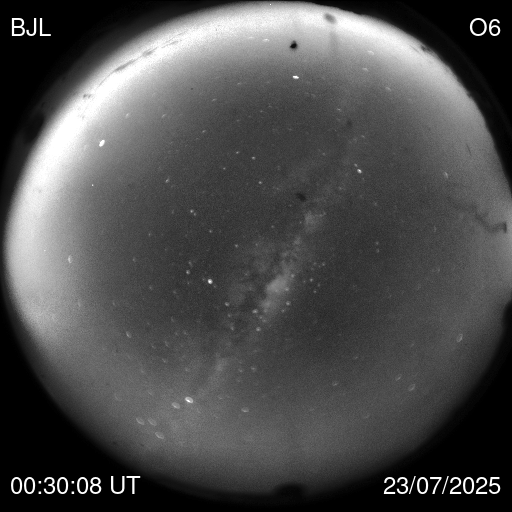
#> input picture code/img-teste/O6_BJL_20250723_003008.png, 512 x 512 px, given in place of CA_O6_CA_20251022_212651_1280.png, which was not available
$ jupyter execute --allow-errors epb_detection_system_BASE.ipynb   (text cells are left out)
#> lines starting #> are read from the running program, lines starting #| are printed output that depends on the picture; pictures that were not available may be replaced by others from this repository, and a replacement may not be noted
[cell 1]
import numpy as np
import pandas as pd
import matplotlib.pyplot as plt
import seaborn as sns
from pathlib import Path
from PIL import Image
import warnings
warnings.filterwarnings('ignore')

# Sklearn imports
from sklearn.model_selection import train_test_split, cross_val_score, StratifiedKFold
from sklearn.svm import SVC
from sklearn.ensemble import RandomForestClassifier, VotingClassifier
from sklearn.preprocessing import StandardScaler
from sklearn.metrics import (classification_report, confusion_matrix,
                            roc_curve, auc, precision_recall_curve)
from imblearn.over_sampling import SMOTE
from imblearn.under_sampling import RandomUnderSampler
from imblearn.pipeline import Pipeline as ImbPipeline

# Processamento de imagem
from scipy.ndimage import gaussian_filter, rotate, shift

[cell 2]
def preprocess_epb_image(img, apply_background_removal=True, enhance_contrast=True):
    """
    Pré-processamento específico para realçar estruturas de EPB

    Args:
        img: Imagem em escala de cinza [0, 255] ou [0, 1]
        apply_background_removal: Remove gradientes de fundo
        enhance_contrast: Aplica CLAHE para realçar contraste local

    Returns:
        Imagem pré-processada normalizada [0, 1]
    """
    # Garante [0, 1]
    if img.max() > 1.0:
        img = img / 255.0

    img = img.astype(np.float32)

    # 1. Remove gradientes de fundo (iluminação não-uniforme)
    if apply_background_removal:
        # Estima background com filtro gaussiano
        background = gaussian_filter(img, sigma=10)
        img = img - background
        # Garante valores positivos
        img = np.clip(img, 0, None)

    # 2. Realce de contraste (similar a CLAHE)
    if enhance_contrast:
        # Equalização adaptativa por blocos
        from skimage.exposure import equalize_adapthist
        img = equalize_adapthist(img, clip_limit=0.03)

    # 3. Normalização final
    if img.max() > img.min():
        img = (img - img.min()) / (img.max() - img.min())

    return img


def load_epb_dataset(data_folder, label_file, target_size=(64, 64), apply_preprocessing=True):
    """
    Carrega dataset de imagens de EPB

    Estrutura esperada:
        data_folder/
            ├── image_001.png
            ├── image_002.png
            └── ...

        label_file.csv:
            filename,has_epb
            image_001.png,1
            image_002.png,0
            ...

    Args:
        data_folder: Pasta com as imagens
        label_file: CSV com colunas [filename, has_epb]
        target_size: Tamanho para redimensionar imagens
        apply_preprocessing: Aplica pré-processamento especializado

    Returns:
        images: array (n_samples, height, width)
        labels: array (n_samples,)
        filenames: lista de nomes dos arquivos
    """
#> called with data_folder = 'epb', label_file = 'epb_labels.csv', target_size = (64, 64), apply_preprocessing = True
    print("📂 Carregando dataset de EPBs...")

    # Lê arquivo de labels
    df = pd.read_csv(label_file)
#> (reads code/epb_labels.csv from the repository)
    print(f"   ✓ Labels carregados: {len(df)} registros")

    images = []
    labels = []
    filenames = []
    errors = []

    for idx, row in df.iterrows():
        img_path = Path(data_folder) / row['filename']

        try:
            # Carrega imagem
            img = Image.open(img_path).convert('L')  # Grayscale
            img = np.array(img.resize(target_size))
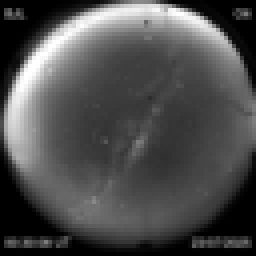
#> img: shape (64, 64) (shown 4 times larger); min 0, max 255, mean 77.4

            # Aplica pré-processamento
            if apply_preprocessing:
                img = preprocess_epb_image(img)
#> in preprocess_epb_image, `background = gaussian_filter(img, sigma=10)`:
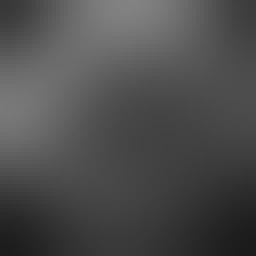
#> background: shape (64, 64) float32 (shown 4 times larger); min 0.106, max 0.511, mean 0.303
#> in preprocess_epb_image, `img = img - background`:
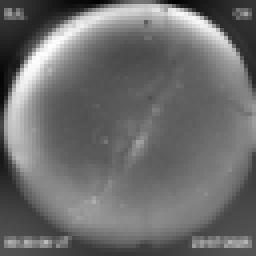
#> img: shape (64, 64) float32 (shown 4 times larger); min -0.451, max 0.605, mean 2.33e-10; drawn with min black and max white
#> in preprocess_epb_image, `img = np.clip(img, 0, None)`:
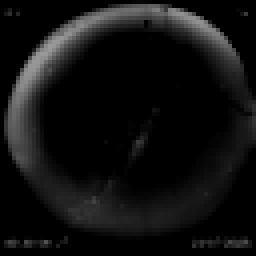
#> img: shape (64, 64) float32 (shown 4 times larger); min 0, max 0.605, mean 0.067
#> in preprocess_epb_image, `img = equalize_adapthist(img, clip_limit=0.03)`:
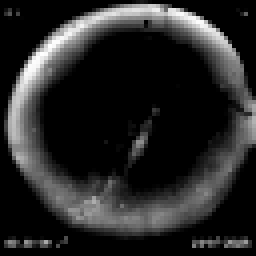
#> img: shape (64, 64) float32 (shown 4 times larger); min 0, max 1, mean 0.153
            else:
                img = img / 255.0  # Apenas normaliza

            images.append(img)
            labels.append(int(row['has_epb']))
            filenames.append(row['filename'])

        except Exception as e:
            errors.append((row['filename'], str(e)))
#> pass 2 of the loop in load_epb_dataset, `for idx, row in df.iterrows():`:
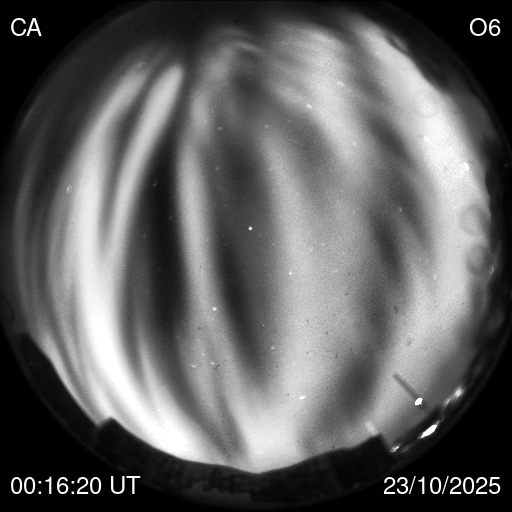
#> input picture code/img-teste/O6_CA_20251023_001620.png, 512 x 512 px, given in place of CA_O6_CA_20251022_213105_1280.png, which was not available
#> in preprocess_epb_image (call 2), `background = gaussian_filter(img, sigma=10)`:
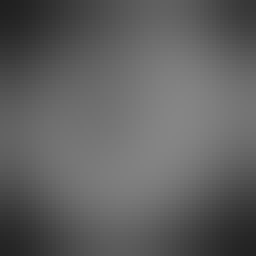
#> background: shape (64, 64) float32 (shown 4 times larger); min 0.125, max 0.523, mean 0.377
#> in preprocess_epb_image (call 2), `img = equalize_adapthist(img, clip_limit=0.03)`:
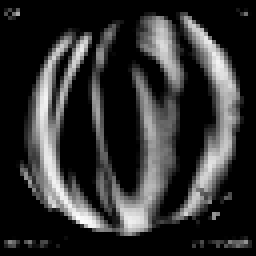
#> img: shape (64, 64) float32 (shown 4 times larger); min 0, max 1, mean 0.189

    if errors:
        print(f"   ⚠️  {len(errors)} imagens com erro:")
        for fname, error in errors[:5]:  # Mostra primeiros 5
            print(f"      • {fname}: {error}")

    images = np.array(images)
    labels = np.array(labels)

    print(f"   ✓ {len(images)} imagens carregadas com sucesso")
    print(f"   ✓ Dimensão das imagens: {images.shape[1]}x{images.shape[2]}")
#|    ✓ Dimensão das imagens: 64x64

    # Estatísticas do dataset
    n_epb = np.sum(labels)
    n_no_epb = len(labels) - n_epb
    print(f"\n📊 Distribuição das classes:")
    print(f"   • EPBs detectados: {n_epb} ({n_epb/len(labels)*100:.1f}%)")
    print(f"   • Sem EPB: {n_no_epb} ({n_no_epb/len(labels)*100:.1f}%)")

    if n_epb / len(labels) < 0.3 or n_epb / len(labels) > 0.7:
        print(f"   ⚠️  Dataset desbalanceado! Será aplicado balanceamento.")

    return images, labels, filenames


def augment_epb_data(images, labels, augment_factor=2):
    """
    Data Augmentation para aumentar dataset

    Aplica transformações geométricas preservando características de EPB

    Args:
        images: array (n_samples, height, width)
        labels: array (n_samples,)
        augment_factor: Fator de multiplicação do dataset

    Returns:
        images_aug: array aumentado
        labels_aug: array de labels aumentado
    """
#> called with images = array of shape (2, 64, 64), labels = array of shape (2,), augment_factor = 2
    print(f"\n🔄 Aplicando Data Augmentation (fator={augment_factor})...")

    augmented_images = list(images)
    augmented_labels = list(labels)

    for img, label in zip(images, labels):
        for _ in range(augment_factor - 1):
            # Escolhe transformação aleatória
            aug_type = np.random.choice(['flip', 'rotate', 'shift', 'noise'])

            if aug_type == 'flip':
                # Flip horizontal (EPBs podem aparecer em qualquer longitude)
                aug_img = np.fliplr(img)

            elif aug_type == 'rotate':
                # Rotação leve (-10 a 10 graus)
                angle = np.random.uniform(-10, 10)
                aug_img = rotate(img, angle, reshape=False, mode='constant')

            elif aug_type == 'shift':
                # Deslocamento leve
                shift_x = np.random.randint(-5, 5)
                shift_y = np.random.randint(-5, 5)
                aug_img = shift(img, [shift_y, shift_x], mode='constant')

            elif aug_type == 'noise':
                # Adiciona ruído gaussiano
                noise = np.random.normal(0, 0.02, img.shape)
                aug_img = img + noise
                aug_img = np.clip(aug_img, 0, 1)

            augmented_images.append(aug_img)
            augmented_labels.append(label)

    augmented_images = np.array(augmented_images)
    augmented_labels = np.array(augmented_labels)

    print(f"   ✓ Dataset expandido: {len(images)} → {len(augmented_images)} imagens")

    return augmented_images, augmented_labels

[cell 3]
class TwoDPCA:
    """2DPCA para extração de features de imagens de EPB"""

    def __init__(self, n_components=10):
        self.n_components = n_components
        self.projection_matrix = None
        self.mean_image = None
        self.explained_variance = None
        self.explained_variance_ratio = None

    def fit(self, images):
        """Treina o 2DPCA"""
        n_samples, height, width = images.shape

        self.mean_image = np.mean(images, axis=0)
        centered_images = images - self.mean_image

        # Matriz de covariância
        covariance_matrix = np.zeros((width, width))
        for img in centered_images:
            covariance_matrix += img.T @ img
        covariance_matrix /= n_samples

        # Autovalores e autovetores
        eigenvalues, eigenvectors = np.linalg.eigh(covariance_matrix)

        # Ordena em ordem decrescente
        idx = eigenvalues.argsort()[::-1]
        eigenvalues = eigenvalues[idx]
        eigenvectors = eigenvectors[:, idx]

        # Seleciona top n_components
        self.projection_matrix = eigenvectors[:, :self.n_components]
        self.explained_variance = eigenvalues[:self.n_components]

        total_variance = np.sum(eigenvalues)
        self.explained_variance_ratio = self.explained_variance / total_variance

        return self

    def transform(self, images):
        """Projeta imagens no espaço reduzido"""
        centered_images = images - self.mean_image
        projected = np.array([img @ self.projection_matrix
                             for img in centered_images])
        return projected

    def fit_transform(self, images):
        return self.fit(images).transform(images)

    # [5 lines left out: function inverse_transform, not called in this run]


def optimize_n_components(X_train, y_train, max_components=30, cv_folds=5):
    """
    Otimiza número de componentes 2DPCA via validação cruzada

    Testa diferentes valores e retorna o melhor baseado em accuracy
    """
#> called with X_train = array of shape (4, 64, 64), y_train = array of shape (4,), max_components = 30, cv_folds = 5
    print(f"\n🔬 Otimizando número de componentes (máx={max_components})...")

    results = []
    test_range = range(5, min(max_components + 1, X_train.shape[2]), 5)

    for n_comp in test_range:
        # Treina 2DPCA
        tdpca = TwoDPCA(n_components=n_comp)
        tdpca.fit(X_train)

        # Extrai features
        features = tdpca.transform(X_train)
        features = features.reshape(features.shape[0], -1)

        # Normaliza
        scaler = StandardScaler()
        features = scaler.fit_transform(features)

        # Validação cruzada com SVM
        clf = SVC(kernel='rbf', gamma='scale', class_weight='balanced')
        scores = cross_val_score(clf, features, y_train,
                                cv=StratifiedKFold(cv_folds),
                                scoring='f1')

        mean_score = scores.mean()
        std_score = scores.std()

        # Calcula variância explicada
        var_explained = np.sum(tdpca.explained_variance_ratio)

        results.append({
            'n_components': n_comp,
            'f1_score': mean_score,
            'f1_std': std_score,
            'variance_explained': var_explained
        })

        print(f"   • {n_comp:2d} comp: F1={mean_score:.4f}±{std_score:.4f} | "
              f"Var={var_explained:.2%}")
#> this loop made 1 pass
#> pass 1, in fit, `self.mean_image = np.mean(images, axis=0)`:
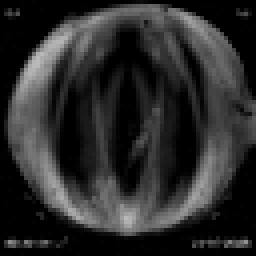
#> self.mean_image: shape (64, 64) float64 (shown 4 times larger); min 0, max 0.731, mean 0.172
#> (reads code/epb_recognition_model.pkl from the repository)

    # Encontra melhor configuração
    best_result = max(results, key=lambda x: x['f1_score'])
    best_n = best_result['n_components']

    print(f"\n🏆 Melhor configuração: {best_n} componentes")
    print(f"   • F1-Score: {best_result['f1_score']:.4f}")
    print(f"   • Variância explicada: {best_result['variance_explained']:.2%}")

    return best_n, results
